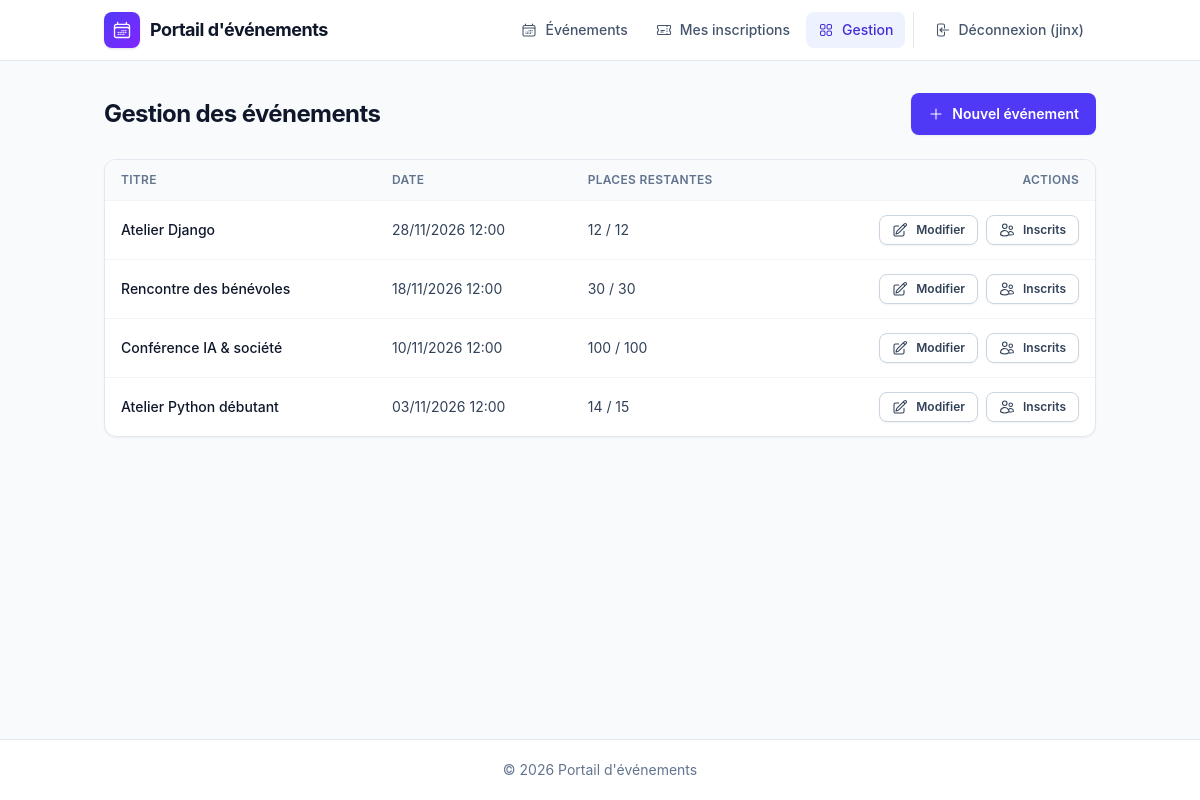
Page /gestion/ (signed in) on the earlier database version.
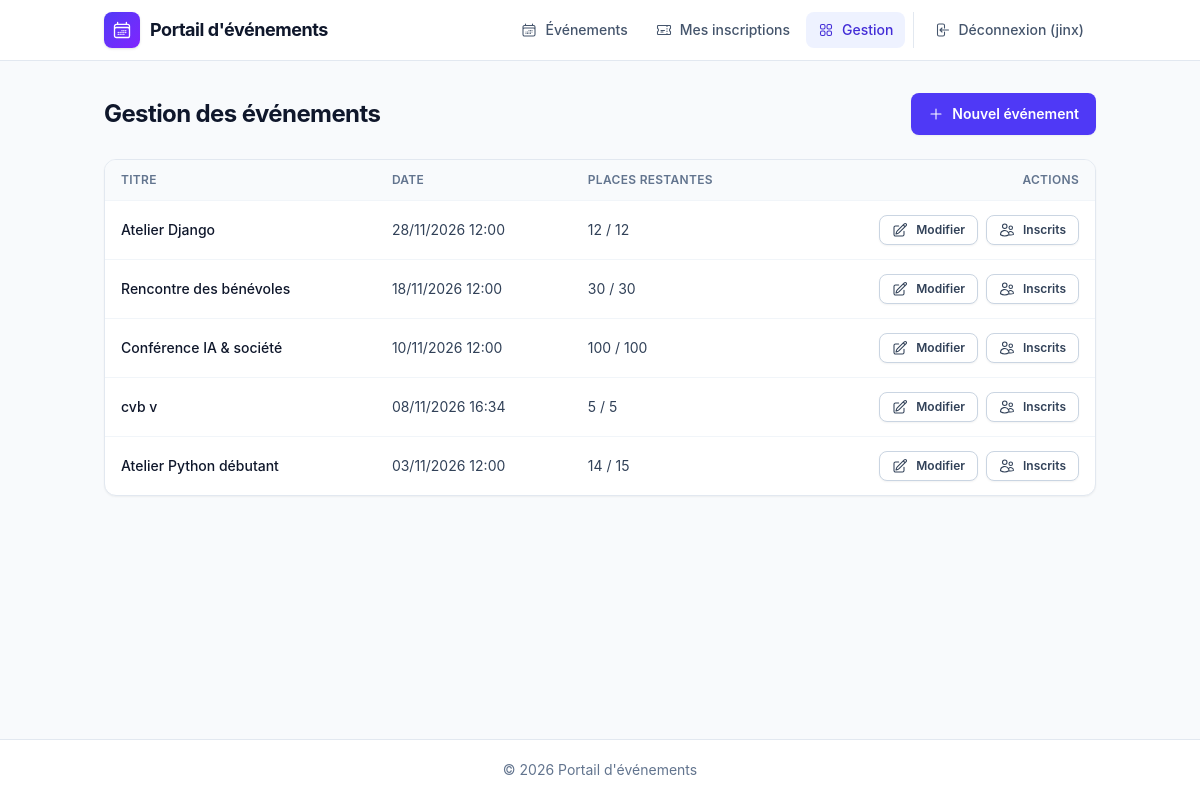
Same page on the later database version.
### evenements/models.py (models this page shows, shortened)
class Evenement(models.Model):
    class Categorie(models.TextChoices):
        ATELIER = "atelier", "Atelier"
        CONFERENCE = "conference", "Conférence"
        RENCONTRE = "rencontre", "Rencontre"
    titre = models.CharField(max_length=200)
    description = models.TextField()
    date_evenement = models.DateTimeField("date et heure")
    lieu = models.CharField(max_length=200)
    capacite = models.PositiveIntegerField(
        "capacité", validators=[MinValueValidator(1, "La capacité doit être d'au moins 1.")]
    )
    categorie = models.CharField(
        "catégorie", max_length=20, choices=Categorie.choices, default=Categorie.ATELIER
    )
    class Meta:
        ordering = ["date_evenement"]
    @property
    def est_passe(self):
        return self.date_evenement <= timezone.now()
    @property
    def places_restantes(self):
        confirmees = self.inscriptions.filter(statut=Inscription.Statut.CONFIRMEE).count()
        return max(0, self.capacite - confirmees)

### evenements/views.py (the view)
# urls.py: path("gestion/", views.gestion_evenements, name="gestion_evenements"),
@gestionnaire_requis
def gestion_evenements(request):
    return render(request, "evenements/gestion_evenements.html", {
        "evenements": Evenement.objects.order_by("-date_evenement")
    })

### evenements/views.py (called while the page is built)
def gestionnaire_requis(vue):
    @wraps(vue)
    def _vue(request, *args, **kwargs):
        if not request.user.is_authenticated:
            return redirect_to_login(request.get_full_path())
        if not request.user.is_staff:
            raise PermissionDenied
        return vue(request, *args, **kwargs)
    return _vue

### templates/evenements/gestion_evenements.html (shortened to what this page needs)
{% extends "base.html" %}
{% block content %}
<div class="page-header">
  <h1>Gestion des événements</h1>
  <a class="btn" href="{% url 'creer_evenement' %}">{% include "partials/icon.html" with name="plus" %} Nouvel événement</a>
</div>
<div class="table-wrap">
<table>
  <tr><th>Titre</th><th>Date</th><th>Places restantes</th><th class="text-right">Actions</th></tr>
  {% for e in evenements %}
  <tr>
    <td class="font-medium text-slate-900">{{ e.titre }}</td>
    <td class="whitespace-nowrap">{{ e.date_evenement|date:"d/m/Y H:i" }}{% if e.est_passe %} <span class="badge gray ml-1">passé</span>{% endif %}</td>
    <td class="whitespace-nowrap">{{ e.places_restantes }} / {{ e.capacite }}</td>
    <td>
      <div class="flex justify-end gap-2">
        <a class="btn gris sm" href="{% url 'modifier_evenement' e.pk %}">{% include "partials/icon.html" with name="pencil" %} Modifier</a>
        <a class="btn gris sm" href="{% url 'inscrits_evenement' e.pk %}">{% include "partials/icon.html" with name="users" %} Inscrits</a>
      </div>
    </td>
  </tr>
  {% empty %}<tr><td colspan="4" class="py-10 text-center text-slate-500">Aucun événement.</td></tr>{% endfor %}
</table>
</div>
{% endblock %}

Differences in the rows shown:
added Evenement: titre "cvb v", date_evenement "08/11/2026 16:34", places_restantes "5", capacite "5"
